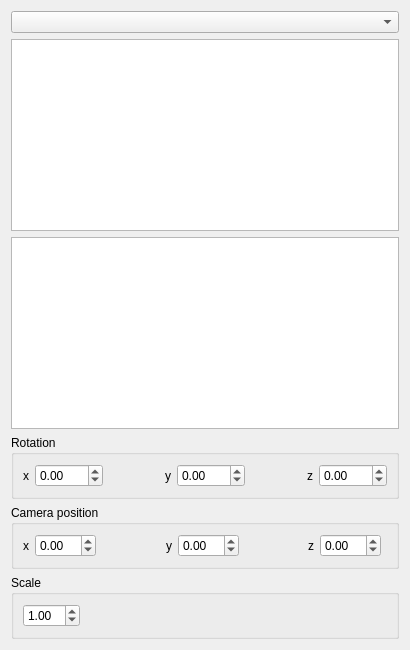
      <widget class="QWidget" name="FormTabModel">
       <property name="sizePolicy">
        <sizepolicy hsizetype="Fixed" vsizetype="Maximum">
         <horstretch>0</horstretch>
         <verstretch>0</verstretch>
        </sizepolicy>
       </property>
       <attribute name="title">
        <string>Model</string>
       </attribute>
       <layout class="QVBoxLayout" name="verticalLayout">
        <item>
         <widget class="QComboBox" name="FormModelComboModels"/>
        </item>
        <item>
         <widget class="QTableWidget" name="FormModelTableAtoms"/>
        </item>
        <item>
         <widget class="QTableWidget" name="FormModelTableProperties">
          <property name="sizePolicy">
           <sizepolicy hsizetype="Expanding" vsizetype="Preferred">
            <horstretch>0</horstretch>
            <verstretch>0</verstretch>
           </sizepolicy>
          </property>
          <property name="frameShadow">
           <enum>QFrame::Plain</enum>
          </property>
         </widget>
        </item>
        <item>
         <widget class="QGroupBox" name="groupBox_13">
          <property name="minimumSize">
           <size>
            <width>0</width>
            <height>0</height>
           </size>
          </property>
          <property name="title">
           <string>Rotation</string>
          </property>
          <layout class="QHBoxLayout" name="horizontalLayout_15">
           <item>
            <widget class="QLabel" name="label_131">
             <property name="text">
              <string>x</string>
             </property>
            </widget>
           </item>
           <item>
            <widget class="QDoubleSpinBox" name="model_rotation_x">
             <property name="minimum">
              <double>-360.000000000000000</double>
             </property>
             <property name="maximum">
              <double>360.990000000000009</double>
             </property>
            </widget>
           </item>
           <item>
            <spacer name="horizontalSpacer_3">
             <property name="orientation">
              <enum>Qt::Horizontal</enum>
             </property>
             <property name="sizeHint" stdset="0">
              <size>
               <width>40</width>
               <height>20</height>
              </size>
             </property>
            </spacer>
           </item>
           <item>
            <widget class="QLabel" name="label_134">
             <property name="text">
              <string>y</string>
             </property>
            </widget>
           </item>
           <item>
            <widget class="QDoubleSpinBox" name="model_rotation_y">
             <property name="minimum">
              <double>-360.000000000000000</double>
             </property>
             <property name="maximum">
              <double>360.990000000000009</double>
             </property>
            </widget>
           </item>
           <item>
            <spacer name="horizontalSpacer_4">
             <property name="orientation">
              <enum>Qt::Horizontal</enum>
             </property>
             <property name="sizeHint" stdset="0">
              <size>
               <width>40</width>
               <height>20</height>
              </size>
             </property>
            </spacer>
           </item>
           <item>
            <widget class="QLabel" name="label_135">
             <property name="text">
              <string>z</string>
             </property>
            </widget>
           </item>
           <item>
            <widget class="QDoubleSpinBox" name="model_rotation_z">
             <property name="minimum">
              <double>-360.000000000000000</double>
             </property>
             <property name="maximum">
              <double>360.990000000000009</double>
             </property>
            </widget>
           </item>
          </layout>
         </widget>
        </item>
        <item>
         <widget class="QGroupBox" name="groupBox_32">
          <property name="minimumSize">
           <size>
            <width>0</width>
            <height>0</height>
           </size>
          </property>
          <property name="title">
           <string>Camera position</string>
          </property>
          <layout class="QHBoxLayout" name="horizontalLayout_18">
           <item>
            <widget class="QFrame" name="frame_167">
             <property name="frameShape">
              <enum>QFrame::NoFrame</enum>
             </property>
             <property name="frameShadow">
              <enum>QFrame::Raised</enum>
             </property>
             <layout class="QHBoxLayout" name="horizontalLayout_182">
              <property name="leftMargin">
               <number>0</number>
              </property>
              <property name="topMargin">
               <number>0</number>
              </property>
              <property name="rightMargin">
               <number>0</number>
              </property>
              <property name="bottomMargin">
               <number>0</number>
              </property>
              <item>
               <widget class="QLabel" name="label_137">
                <property name="text">
                 <string>x</string>
                </property>
               </widget>
              </item>
              <item>
               <widget class="QDoubleSpinBox" name="camera_pos_x">
                <property name="minimum">
                 <double>-99.000000000000000</double>
                </property>
               </widget>
              </item>
              <item>
               <spacer name="horizontalSpacer_6">
                <property name="orientation">
                 <enum>Qt::Horizontal</enum>
                </property>
                <property name="sizeHint" stdset="0">
                 <size>
                  <width>40</width>
                  <height>20</height>
                 </size>
                </property>
               </spacer>
              </item>
              <item>
               <widget class="QLabel" name="label_138">
                <property name="text">
                 <string>y</string>
                </property>
               </widget>
              </item>
              <item>
               <widget class="QDoubleSpinBox" name="camera_pos_y">
                <property name="minimum">
                 <double>-99.000000000000000</double>
                </property>
               </widget>
              </item>
              <item>
               <spacer name="horizontalSpacer_19">
                <property name="orientation">
                 <enum>Qt::Horizontal</enum>
                </property>
                <property name="sizeHint" stdset="0">
                 <size>
                  <width>40</width>
                  <height>20</height>
                 </size>
                </property>
               </spacer>
              </item>
              <item>
               <widget class="QLabel" name="label_139">
                <property name="text">
                 <string>z</string>
                </property>
               </widget>
              </item>
              <item>
               <widget class="QDoubleSpinBox" name="camera_pos_z">
                <property name="minimum">
                 <double>-99.000000000000000</double>
                </property>
               </widget>
              </item>
             </layout>
            </widget>
           </item>
           <item>
            <widget class="QFrame" name="frame_166">
             <property name="frameShape">
              <enum>QFrame::NoFrame</enum>
             </property>
             <property name="frameShadow">
              <enum>QFrame::Raised</enum>
             </property>
             <layout class="QHBoxLayout" name="horizontalLayout_181">
              <property name="leftMargin">
               <number>0</number>
              </property>
              <property name="topMargin">
               <number>0</number>
              </property>
              <property name="rightMargin">
               <number>0</number>
              </property>
              <property name="bottomMargin">
               <number>0</number>
              </property>
             </layout>
            </widget>
           </item>
          </layout>
         </widget>
        </item>
        <item>
         <widget class="QGroupBox" name="groupBox_14">
          <property name="minimumSize">
           <size>
            <width>0</width>
            <height>50</height>
           </size>
          </property>
          <property name="title">
           <string>Scale</string>
          </property>
          <layout class="QHBoxLayout" name="horizontalLayout_16">
           <item>
            <widget class="QDoubleSpinBox" name="model_scale">
             <property name="minimum">
              <double>0.010000000000000</double>
             </property>
             <property name="singleStep">
              <double>0.100000000000000</double>
             </property>
             <property name="value">
              <double>1.000000000000000</double>
             </property>
            </widget>
           </item>
           <item>
            <spacer name="horizontalSpacer_17">
             <property name="orientation">
              <enum>Qt::Horizontal</enum>
             </property>
             <property name="sizeHint" stdset="0">
              <size>
               <width>307</width>
               <height>20</height>
              </size>
             </property>
            </spacer>
           </item>
          </layout>
         </widget>
        </item>
       </layout>
      </widget>
